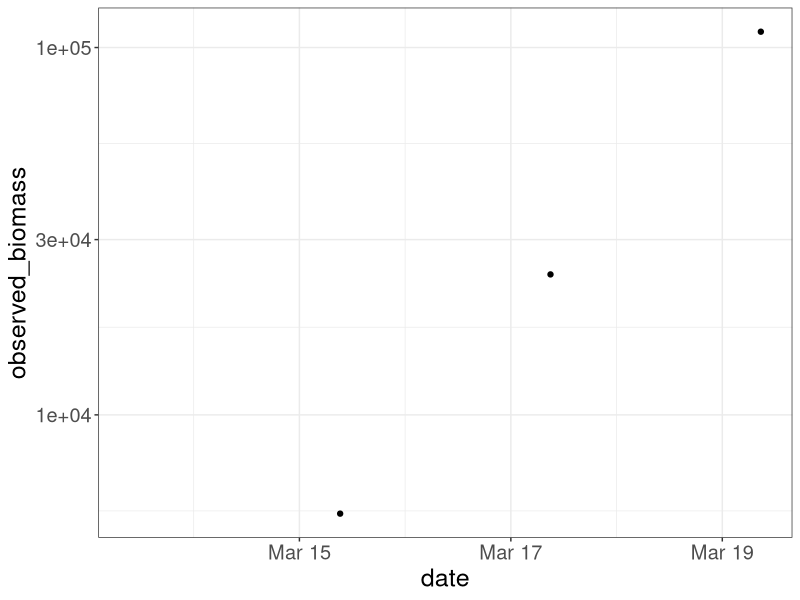
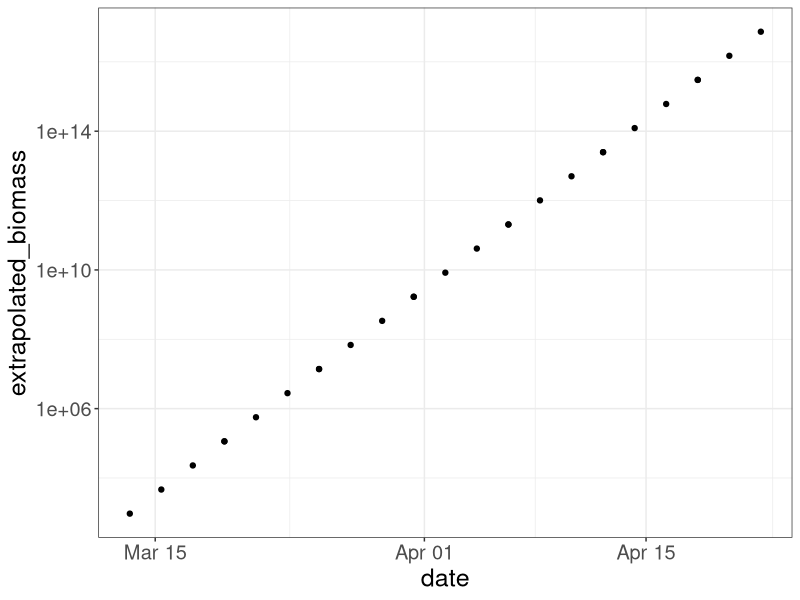
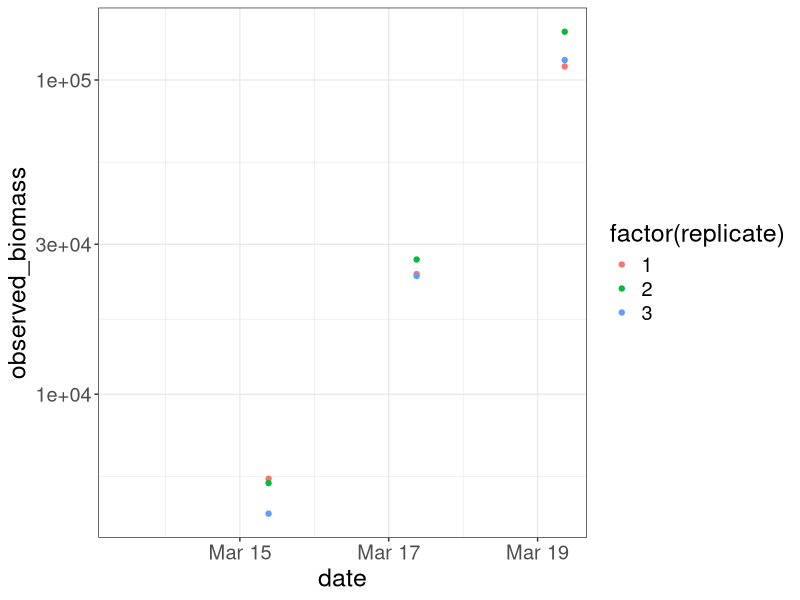
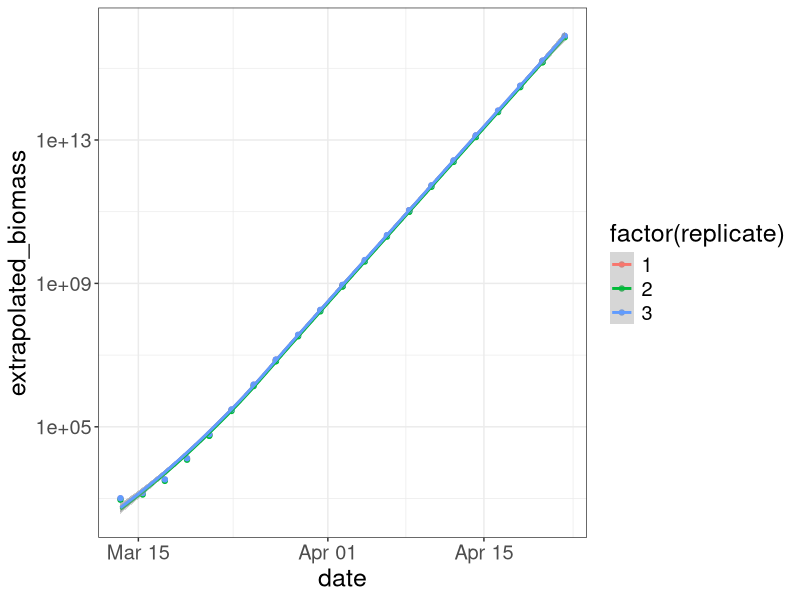
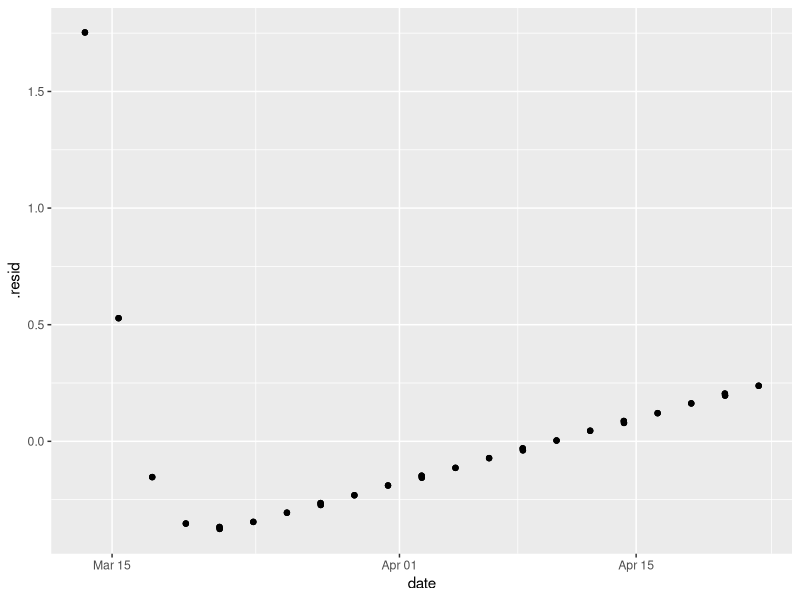
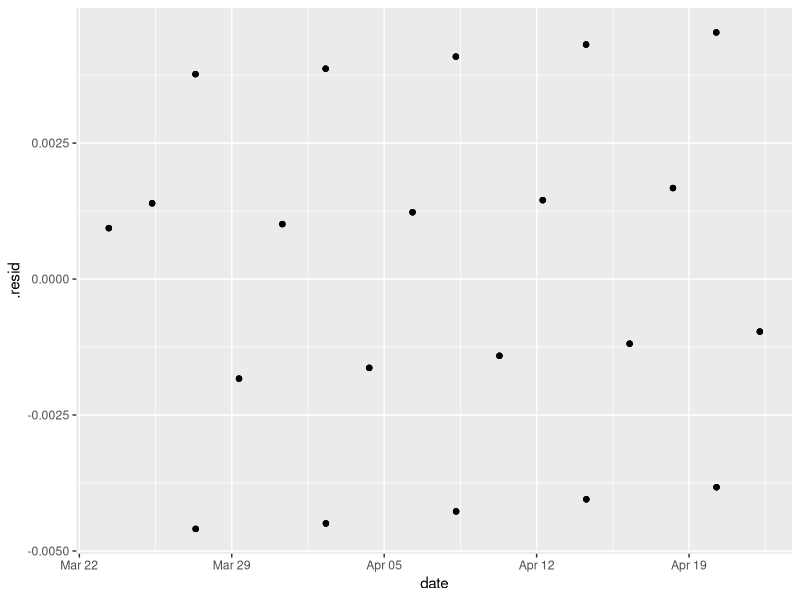
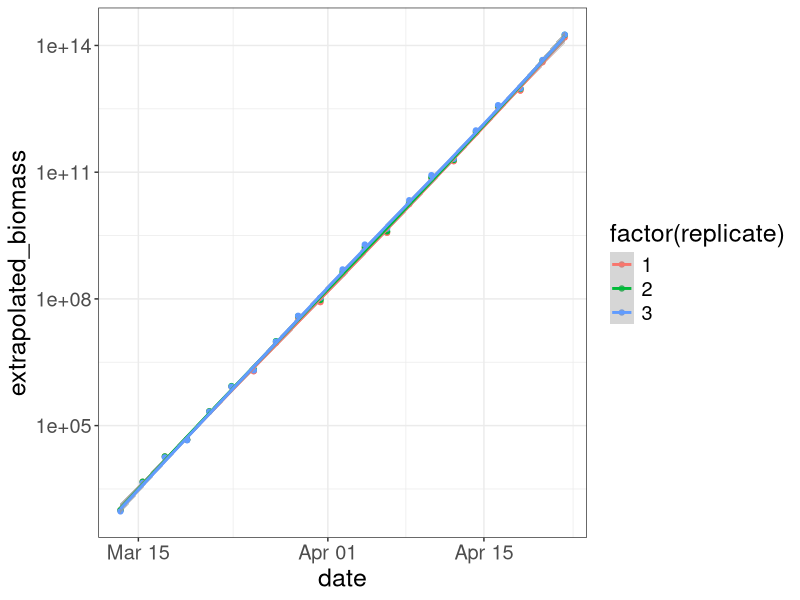
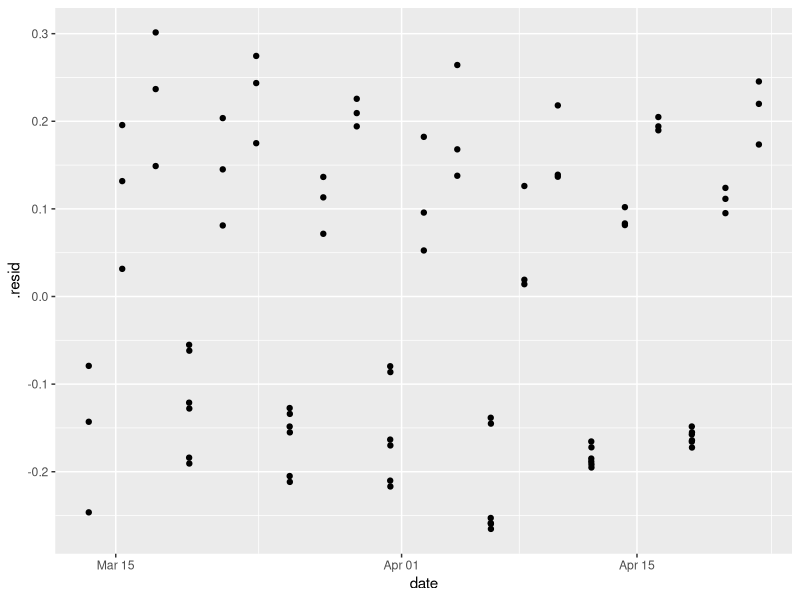

Reproduce these figures in R, in order.
## ---- chunk 1
knitr::opts_chunk$set(echo = TRUE)
library(tidyverse)
library(lubridate)
library(broom)
# library(performance)
# library(see)
my_theme = theme_bw() + theme(text = element_text(size = 18))
## ---- chunk 2
predict_biomass <- function(P0, mu, K=Inf, dt) P0*(exp(mu*dt))/((1-P0/K)+P0/K*exp(mu*dt))
simulate_counts <- function(growth_rate = 0.8,
                            days_between_counts = 2,
                            biomass_0 = 1000, biomass_k = Inf,
                            biomass_prop_s = 0.1,
                            fraction_dead = 0,
                            dilute_at = 30000,
                            n_counts = 20,
                            n_replicates = 3, experiment = "A",
                            start_date = ymd_hms("2021-03-13 09:30:00")) {
  counts <- tibble( experiment = "A", 
                  date = rep(start_date, n_replicates),
                  batch = 1,
                  replicate = 1:n_replicates,
                  biomass = biomass_0 * rnorm(n_replicates, 1, biomass_prop_s),
                  live_cells = biomass*(1-fraction_dead),
                  dilution = 1,
                  observed_biomass = NA
                  )
  for (i in 1:n_counts) {
    last_obs <- counts %>% slice_tail(n = n_replicates)
    new_obs <- last_obs %>% mutate( date = date + days_between_counts*86400 - 15*60*(!is.na(dilution)),
                                dilution = 1,
                                biomass = (biomass-live_cells) + 
                                  predict_biomass(live_cells, growth_rate, biomass_k, days_between_counts),
                                live_cells = predict_biomass(live_cells, growth_rate, biomass_k, days_between_counts),
                                observed_biomass = biomass * rnorm(n_replicates, 1, biomass_prop_s)
    )
    counts <- bind_rows(counts, new_obs)
    dilute <- max(new_obs$observed_biomass) > dilute_at
    if (dilute) {
      dilute_data <- new_obs %>% 
        mutate(date = date + 15*60,
             batch = batch + 1,
             dilution = biomass_0/observed_biomass,
             biomass = biomass * dilution,
             live_cells = live_cells * dilution,
             observed_biomass = NA)
      counts <- bind_rows(counts, dilute_data)
    }
  }
  counts %>% mutate(time_d = as.numeric(date - min(date))/86400) %>%
    group_by(replicate) %>%
    mutate(extrapolated_biomass =  biomass / cumprod(dilution) ) %>%
    ungroup()
}
## ---- chunk 3
set.seed(1) # to make the results reproducible
counts <- simulate_counts(fraction_dead = 0)
## ---- chunk 4
counts %>% filter(batch == 1, replicate == 1) -> ss1
ss1 %>%
  ggplot(aes(date, observed_biomass)) + geom_point() +
  scale_y_log10() + my_theme
## ---- chunk 5
ss1 %>% filter(!is.na(observed_biomass)) %>%
  mutate(growth_rate = log(observed_biomass / lag(observed_biomass))/(time_d - lag(time_d))) %>%
  select(date, time_d, growth_rate)
## ---- chunk 6
ss1 %>% lm(log(observed_biomass) ~ time_d, data = .) %>% 
  tidy(conf.int = TRUE)
## ---- chunk 7
counts %>% filter(replicate == 1) -> ss2
ss2 %>%
  ggplot(aes(date, extrapolated_biomass)) + geom_point() +
  scale_y_log10() + my_theme
## ---- chunk 8
ss2 %>% filter(!is.na(extrapolated_biomass)) %>%
  mutate(growth_rate = log(extrapolated_biomass / lag(extrapolated_biomass))/(time_d - lag(time_d))) %>%
  select(date, time_d, growth_rate)
## ---- chunk 9
ss2 %>% lm(log(extrapolated_biomass) ~ time_d, data = .) -> m2
m2 %>% 
  tidy(conf.int = TRUE)
## ---- chunk 10
counts %>% filter(batch == 1) -> ss3
ss3 %>%
  ggplot(aes(date, observed_biomass,
             color = factor(replicate))) + geom_point() +
  scale_y_log10() + my_theme
## ---- chunk 11
ss3 %>% filter(!is.na(observed_biomass)) %>%
  group_by(date, time_d) %>%
  summarize(observed_biomass = mean(observed_biomass)) %>%
  ungroup() %>%
  mutate(growth_rate = log(observed_biomass / lag(observed_biomass))/(time_d - lag(time_d))) %>%
  select(date, time_d, growth_rate)
## ---- chunk 12
ss3 %>% lm(log(observed_biomass) ~ time_d + factor(replicate), data = .) %>% 
  tidy(conf.int = TRUE)
## ---- chunk 13
counts %>% lm(log(extrapolated_biomass) ~ time_d + factor(replicate), data = .) %>% 
  tidy(conf.int = TRUE)
## ---- chunk 14
counts2 <- simulate_counts(fraction_dead = 0.9)
counts2 %>%
  ggplot(aes(date, extrapolated_biomass, color=factor(replicate))) + geom_point() +
  scale_y_log10() + my_theme +
  geom_smooth(methdod = "lm")
## ---- chunk 15
m2 <- counts2 %>% lm(log(extrapolated_biomass) ~ time_d + factor(replicate), data = .) 
augment(m2, counts2) %>% ggplot(aes(date, .resid)) + geom_point()
m2 %>% tidy(conf.int = TRUE)
## ---- chunk 16
counts2ss <- counts2 %>% 
  filter(row_number() > 6*3) 
m2b <- counts2ss %>%
  lm(log(extrapolated_biomass) ~ time_d + factor(replicate), data = .) 
augment(m2b, counts2ss) %>% ggplot(aes(date, .resid)) + geom_point()
m2b %>% tidy(conf.int = TRUE)
## ---- chunk 17
counts3 <- simulate_counts(biomass_k = 75000)
counts3 %>%
  ggplot(aes(date, extrapolated_biomass, color=factor(replicate))) + geom_point() +
  scale_y_log10() + my_theme +
  geom_smooth(methdod = "lm")
## ---- chunk 18
m3 <- counts3 %>% lm(log(extrapolated_biomass) ~ time_d + factor(replicate), data = .) 
augment(m3, counts3) %>% ggplot(aes(date, .resid)) + geom_point()
augment(m3, counts3) %>% ggplot(aes(.resid)) + geom_histogram()
m3 %>% tidy(conf.int = TRUE)
## ---- chunk 19
counts3b <- simulate_counts(biomass_k = 75000, dilute_at = 20000)
counts3b %>%
  ggplot(aes(date, extrapolated_biomass, color=factor(replicate))) + geom_point() +
  scale_y_log10() + my_theme +
  geom_smooth(methdod = "lm")
## ---- chunk 20
m3b <- counts3b %>% lm(log(extrapolated_biomass) ~ time_d + factor(replicate), data = .) 
augment(m3b, counts3b) %>% ggplot(aes(date, .resid)) + geom_point()
augment(m3b, counts3b) %>% ggplot(aes(.resid)) + geom_histogram()
m3b %>% tidy(conf.int = TRUE)
